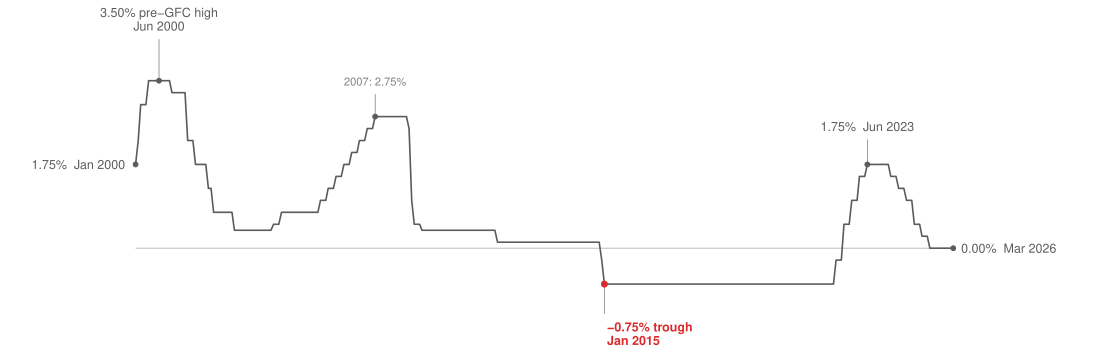

Generate this figure with R:
# Task 7 v8 — SNB policy rate, 2000-2026 (Tufte data-ink rigor).
# v8 fixes a callout-consistency problem in v7: the two high-side labels
#   ("3.50% pre-GFC high / Jun 2000" and "2007: 2.75%") sat RIGHT AGAINST
#   the data line (tiny ~0.12 vertical gap, leader length ~0), while the
#   other two callouts ("1.75% Jun 2023" and "-0.75% trough Jan 2015")
#   were pulled clearly OFF the line into open space with a visible thin
#   leader. v8 makes all four interior callouts consistent: the 3.50% and
#   the 2007/2.75% labels are now offset into clear space ABOVE their data
#   points, each connected back to its point by a thin short leader of the
#   same weight (linewidth 0.2, alloy) the Jun-2023 / trough callouts use.
#   The y-limit is raised (top to 4.9) so the lifted labels + their leaders
#   have headroom and nothing clips.
#
#   Everything else is kept exactly as in v7:
#     * 3.50% is the true pre-GFC HIGH marker (series maximum, held
#       Jun 2000 - Feb 2001), anchored at the plateau midpoint (~2000-10).
#     * 2007 (2.75%) stays a clearly-secondary, muted dark_stone landmark
#       — plainly "2007: 2.75%", no "peak" wording.
#     * the -0.75% Jan 2015 trough stays the single heritage-red accent
#       (the one preattentive cue for the most extreme value).
#     * the 1.75% Jan 2000 left-endpoint and 0.00% Mar 2026 right-endpoint
#       labels are unchanged.
#     * the data-ink-minimal sparkline: no axes, ticks, gridlines, border,
#       or legend.
#
# v7 fixed a factual/annotation error in v6 (v6 labelled the 2007 point as
#   "the pre-GFC peak"; the true series maximum is 3.50%). v6 switched the
#   line + endpoint/peak markers from onyx to alloy. v5 added the 1.75%
#   (Jun 2023) post-NIRP peak annotation. v4 dropped two inferred-event
#   annotations. v3 was the design-system palette migration.
#
# Source: Swiss National Bank, "Official rates of the SNB" cube `snboffzisa`,
# data portal data.snb.ch. Splice: LIBOR target band mid (UG0+OG0)/2 for
# pre-Jun-2019 + SNB Leitzins (LZ) for Jun-2019 onward.

setwd("/Users/alexanderweber/Documents/hsg/6_semester/data_visualization_with_ai")

suppressPackageStartupMessages({
  library(dplyr)
  library(readr)
  library(tidyr)
  library(ggplot2)
})

source("design_system.R")

chart_family <- ""

raw <- read_delim(
  "data/task_07/snboffzisa.csv",
  delim = ";",
  skip  = 3,
  col_types = cols(Date = col_character(),
                   D0   = col_character(),
                   Value = col_character()),
  show_col_types = FALSE
) %>%
  mutate(date  = as.Date(paste0(Date, "-15")),
         Value = suppressWarnings(as.numeric(Value)))

band_mid <- raw %>%
  filter(D0 %in% c("UG0", "OG0")) %>%
  select(date, D0, Value) %>%
  pivot_wider(names_from = D0, values_from = Value) %>%
  mutate(rate = (UG0 + OG0) / 2) %>%
  filter(!is.na(rate), date < as.Date("2019-06-01")) %>%
  select(date, rate)

leitzins <- raw %>%
  filter(D0 == "LZ", !is.na(Value), date >= as.Date("2019-06-01")) %>%
  select(date, rate = Value)

policy <- bind_rows(band_mid, leitzins) %>%
  arrange(date) %>%
  filter(date >= as.Date("2000-01-01"))

cat("Series rows:", nrow(policy),
    " range:", as.character(min(policy$date)), "to",
                as.character(max(policy$date)), "\n")
cat("Trough:", min(policy$rate),
    " peak:", max(policy$rate), "\n")

# True series maximum is 3.50%, held Jun 2000 - Feb 2001 (a plateau).
# Anchor the peak marker at the plateau midpoint (~2000-10) so the dot
# lands on the visible high shoulder of the line, not on a sloping edge.
peak_date <- as.Date("2000-10-15")

# Label positions. The four INTERIOR callouts (peak high, 2007 landmark,
# Jun-2023 peak, Jan-2015 trough) are now all OFFSET from the line into
# clear space and connected by a thin leader — consistent treatment.
#   * 3.50% high: lifted to 4.55 (line top is 3.50) -> ~1.05 of headroom.
#   * 2007/2.75%: lifted to 3.35 (line top here 2.75) -> sits clearly above
#     the line but below the 3.50% label, preserving the visual hierarchy.
#   * 1.75% Jun 2023: 2.45 (unchanged in spirit; clear-space above).
#   * -0.75% trough: -1.55 (unchanged; clear-space below).
ann <- tibble::tribble(
  ~date,                  ~rate,  ~label,                          ~lbl_x,                   ~lbl_y,  ~role,
  as.Date("2000-01-15"),   1.75,  "1.75%  Jan 2000",               as.Date("1999-09-15"),     1.75,   "endpoint_left",
  peak_date,               3.50,  "3.50% pre-GFC high\nJun 2000",  peak_date,                 4.55,   "peak_above",
  as.Date("2007-09-15"),   2.75,  "2007: 2.75%",                   as.Date("2007-09-15"),     3.40,   "landmark_above",
  as.Date("2015-01-15"),  -0.75,  "-0.75% trough\nJan 2015",       as.Date("2015-02-15"),    -1.55,   "trough",
  as.Date("2023-06-15"),   1.75,  "1.75%  Jun 2023",               as.Date("2023-06-15"),     2.45,   "peak_above",
  as.Date("2026-03-15"),   0.00,  "0.00%  Mar 2026",               as.Date("2026-06-15"),     0.00,   "endpoint_right"
)

# Leaders: thin short connector from each offset label back to its data
# point. `gap_y` is the breathing space left between the label glyph and
# the near end of the leader so the line never touches the text.
gap_y <- 0.18
leaders <- ann %>%
  filter(role %in% c("event_above", "trough", "peak_above", "landmark_above")) %>%
  mutate(x = date, xend = date, y = rate,
         yend = lbl_y - ifelse(lbl_y > rate, gap_y, -gap_y))

p <- ggplot(policy, aes(x = date, y = rate)) +
  annotate("segment",
           x = min(policy$date), xend = max(policy$date),
           y = 0, yend = 0,
           color = pg_palette$dark_quartz, linewidth = 0.25) +
  geom_segment(data = leaders,
               aes(x = x, xend = xend, y = y, yend = yend),
               color = pg_palette$alloy, linewidth = 0.2,
               inherit.aes = FALSE) +
  geom_line(color = pg_palette$alloy, linewidth = 0.55) +
  geom_point(data = ann %>% filter(!role %in% c("trough")),
             aes(x = date, y = rate),
             color = pg_palette$alloy, size = 1.3) +
  geom_point(data = ann %>% filter(role == "trough"),
             aes(x = date, y = rate),
             color = pg_palette$heritage_red, size = 1.7) +
  geom_text(data = ann %>% filter(role == "endpoint_left"),
            aes(x = lbl_x, y = lbl_y, label = label),
            family = chart_family, size = 3.0,
            color = pg_palette$alloy,
            hjust = 1, vjust = 0.5) +
  geom_text(data = ann %>% filter(role == "endpoint_right"),
            aes(x = lbl_x, y = lbl_y, label = label),
            family = chart_family, size = 3.0,
            color = pg_palette$alloy,
            hjust = 0, vjust = 0.5) +
  geom_text(data = ann %>% filter(role == "event_above"),
            aes(x = lbl_x, y = lbl_y, label = label),
            family = chart_family, size = 2.9,
            color = pg_palette$alloy,
            hjust = 0.5, vjust = 0,
            lineheight = 0.95) +
  geom_text(data = ann %>% filter(role == "peak_above"),
            aes(x = lbl_x, y = lbl_y, label = label),
            family = chart_family, size = 3.0,
            color = pg_palette$alloy,
            hjust = 0.5, vjust = 0,
            lineheight = 0.95) +
  geom_text(data = ann %>% filter(role == "landmark_above"),
            aes(x = lbl_x, y = lbl_y, label = label),
            family = chart_family, size = 2.7,
            color = pg_palette$dark_stone,
            hjust = 0.5, vjust = 0) +
  geom_text(data = ann %>% filter(role == "trough"),
            aes(x = lbl_x, y = lbl_y, label = label),
            family = chart_family, size = 3.0,
            color = pg_palette$heritage_red,
            hjust = 0, vjust = 1, fontface = "bold",
            lineheight = 0.95) +
  scale_x_date(expand = expansion(mult = c(0.10, 0.12))) +
  scale_y_continuous(limits = c(-2.0, 4.9),
                     expand = expansion(mult = c(0, 0))) +
  coord_cartesian(clip = "off") +
  labs(x = NULL, y = NULL) +
  theme_void(base_family = chart_family) +
  theme(plot.margin = margin(t = 10, r = 30, b = 8, l = 30))

out_pdf <- "iterations/task_07/v8/snb_rate_v8.pdf"
ggsave(out_pdf, p, width = 28, height = 9, units = "cm", device = "pdf")
cat("Saved:", out_pdf, "\n")
